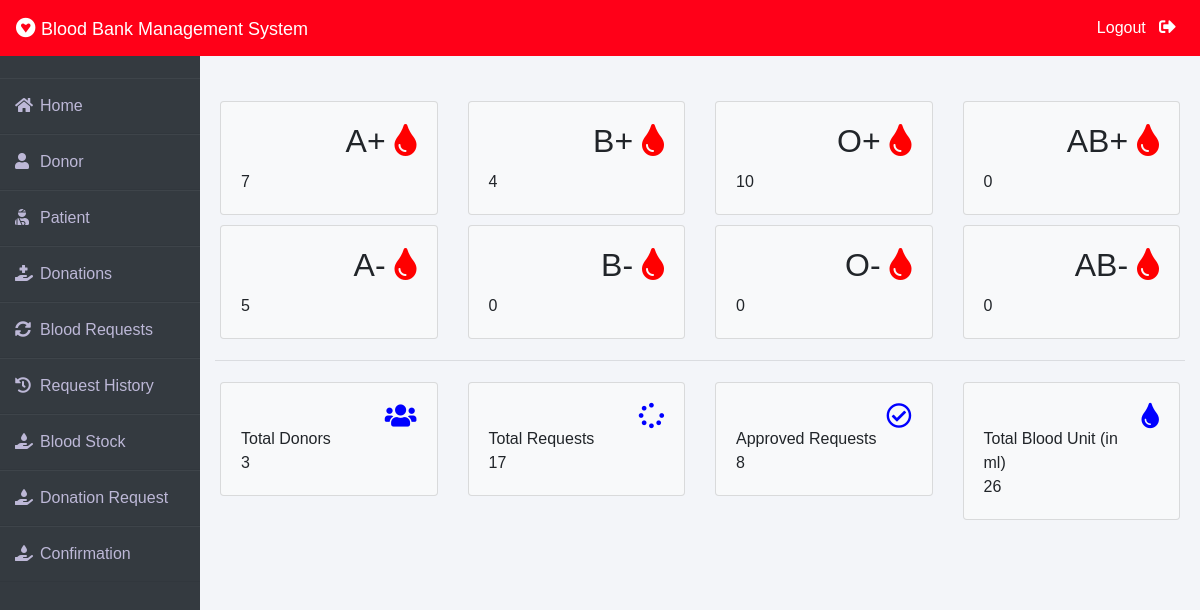
/admin-dashboard (signed in), run on the app's committed database.
### blood/models.py (models this page shows, shortened)
class Stock(models.Model):
    bloodgroup = models.CharField(max_length=5, choices=[(blood.value, blood.name) for blood in BloodGroup])
    unit = models.PositiveIntegerField(default=0)

### blood/views.py (the view)
# urls.py: path('admin-dashboard', views.admin_dashboard_view,name='admin-dashboard'),
@login_required(login_url='adminlogin')
def admin_dashboard_view(request):
    totalunit=Stock.objects.aggregate(Sum('unit'))
    dict={
        'A1':Stock.objects.get(bloodgroup="A+"),
        'A2':Stock.objects.get(bloodgroup="A-"),
        'B1':Stock.objects.get(bloodgroup="B+"),
        'B2':Stock.objects.get(bloodgroup="B-"),
        'AB1':Stock.objects.get(bloodgroup="AB+"),
        'AB2':Stock.objects.get(bloodgroup="AB-"),
        'O1':Stock.objects.get(bloodgroup="O+"),
        'O2':Stock.objects.get(bloodgroup="O-"),
        'totaldonors':Donor.objects.all().count(),
        'totalbloodunit':totalunit['unit__sum'],
        'totalrequest':BloodRequest.objects.all().count(),
        'totalapprovedrequest':BloodRequest.objects.all().filter(status='Approved').count()
    }
    return render(request,'blood/admin_dashboard.html',context=dict)

### blood/templates/blood/admin_dashboard.html (shortened to what this page needs)
{% extends 'blood/adminbase.html' %}
{% block content %}
<br><br>
<div class="container">
    <div class="row">
        <div class="col-sm-3">
          <div class="card bg-light">
            <div class="card-body">
                <div class="blood">
                    <h2>A+ <i class="fas fa-tint"></i></h2>
                </div><br><br>
                <div>
                    {{A1.unit}}
                </div>
            </div>
          </div>
        </div>
        <div class="col-sm-3">
            <div class="card bg-light">
                <div class="card-body">
                    <div class="blood">
                        <h2>B+ <i class="fas fa-tint"></i></h2>
                    </div><br><br>
                    <div>
                      {{B1.unit}}
                    </div>
                </div>
              </div>
        </div>
        <div class="col-sm-3">
            <div class="card bg-light">
                <div class="card-body">
                    <div class="blood">
                        <h2>O+ <i class="fas fa-tint"></i></h2>
                    </div><br><br>
                    <div>
                      {{O1.unit}}
                    </div>
                </div>
              </div>
          </div>
          <div class="col-sm-3">
            <div class="card bg-light">
                <div class="card-body">
                    <div class="blood">
                        <h2>AB+ <i class="fas fa-tint"></i></h2>
                    </div><br><br>
                    <div>
                      {{AB1.unit}}
                    </div>
                </div>
              </div>
          </div>
      </div>
      <div class="row">
        <div class="col-sm-3">
          <div class="card bg-light">
            <div class="card-body">
                <div class="blood">
                    <h2>A- <i class="fas fa-tint"></i></h2>
                </div><br><br>
                <div>
                  {{A2.unit}}
                </div>
            </div>
          </div>
        </div>
        <div class="col-sm-3">
            <div class="card bg-light">
                <div class="card-body">
                    <div class="blood">
                        <h2>B- <i class="fas fa-tint"></i></h2>
                    </div><br><br>
                    <div>
                      {{B2.unit}}
                    </div>
                </div>
              </div>
        </div>
        <div class="col-sm-3">
            <div class="card bg-light">
                <div class="card-body">
                    <div class="blood">
                        <h2>O- <i class="fas fa-tint"></i></h2>
                    </div><br><br>
                    <div>
                      {{O2.unit}}
                    </div>
                </div>
              </div>
          </div>
          <div class="col-sm-3">
            <div class="card bg-light">
                <div class="card-body">
                    <div class="blood">
                        <h2>AB- <i class="fas fa-tint"></i></h2>
                    </div><br><br>
                    <div>
                      {{AB2.unit}}
                    </div>
                </div>
              </div>
          </div>
      </div>
<hr>
    <div class="row">
      <div class="col-sm-3">
        <div class="card bg-light">
          <div class="card-body">
              <div class="blood">
                  <i class="fas fa-users"></i>
              </div><br>
              <div>
                  Total Donors <br>
                  {{totaldonors}}
              </div>
          </div>
        </div>
      </div>
      <div class="col-sm-3">
          <div class="card bg-light">
              <div class="card-body">
                  <div class="blood">
                      <i class="fas fa-spinner"></i>
                  </div><br>
                  <div>
                      Total Requests <br>
                     {{totalrequest}}
                  </div>
              </div>
            </div>
      </div>
      <div class="col-sm-3">
          <div class="card bg-light">
              <div class="card-body">
                  <div class="blood">
                      <i class="far fa-check-circle"></i>
                  </div><br>
                  <div>
                      Approved Requests <br>
                      {{totalapprovedrequest}}
                  </div>
              </div>
            </div>
        </div>
        <div class="col-sm-3">
          <div class="card bg-light">
              <div class="card-body">
                  <div class="blood">
                      <i class="fas fa-tint xyz"></i>
                  </div><br>
                  <div>
                      Total Blood Unit (in ml) <br>
                      {{totalbloodunit}}
                  </div>
              </div>
            </div>
        </div>
    </div>
</div>
{% endblock content %}

### blood/templates/blood/adminbase.html (style rules this page uses)
.row { padding: 5px; }
.fa-tint { color: red; }
.blood { float: right; }
.fa-users { color: blue; font-size: 3ex; }
.fa-spinner { color: blue; font-size: 3ex; }
.fa-check-circle { color: blue; font-size: 3ex; }
.xyz { color: blue; font-size: 3ex; }
* { margin: 0; padding: 0; box-sizing: border-box; list-style: none; text-decoration: none; font-family: 'Josefin Sans', sans-serif; }
body { background-color: #f3f5f9; }

### data on the page
Stock: unit "7"
Stock: unit "4"
Stock: unit "10"
Stock: unit "0"
Stock: unit "5"
Stock: unit "0"
Stock: unit "0"
Stock: unit "0"

### other printed values
{{ totaldonors }} "3"
{{ totalrequest }} "17"
{{ totalapprovedrequest }} "8"
{{ totalbloodunit }} "26"
